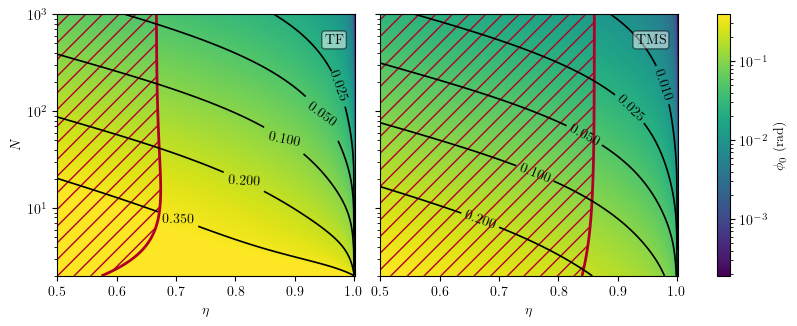

Python code for this plot:
import numpy as np
from qsipy import tfs, tms
from matplotlib import pyplot as plt

from matplotlib import rc
import matplotlib.colors as colors

rc("font", **{"family": "serif", "serif": ["ECGaramond"]})
rc("text", usetex=True)

red = "#B00028"
plt.rc("legend", fontsize=7.5)
plt.rcParams.update({"hatch.color": red})


def cm_to_inch(value):
    return value / 2.54


width = cm_to_inch(20)
height = 0.4 * width


eta = np.linspace(0.5, 0.99999, 500)
N = np.geomspace(2, 1000, 500)

# making the grid
NN, etaa = np.meshgrid(N, eta)

# PART RELATED TO QSIPY FUNCTIONS
# (the rest is only plotting and decoration)
# --------------------------------------------------------------------------------------
phi_tfs = tfs.optimal_phi_vhd(NN, etaa)
res_tfs = tfs.phase_uncertainty_at_optimal_phi_vhd(NN, etaa) * np.sqrt(etaa * NN)

phi_tms = tms.optimal_phi_vhd(NN, etaa)
res_tms = tms.phase_uncertainty_at_optimal_phi_vhd(NN, etaa) * np.sqrt(etaa * NN)
# --------------------------------------------------------------------------------------

cbar_min = min(np.min(phi_tms), np.min(phi_tms))
cbar_max = max(np.max(phi_tms), np.max(phi_tms))

fig, axs = plt.subplots(
    1, 2, sharey="row", figsize=(width, height), constrained_layout=True
)

im = axs[0].pcolormesh(
    etaa,
    NN,
    phi_tfs,
    norm=colors.LogNorm(vmin=cbar_min, vmax=cbar_max),
    shading="auto",
    linewidth=0,
    rasterized=True,
)

contour_sql = axs[0].contourf(
    etaa,
    NN,
    res_tfs,
    [1, 3],
    hatches=["//"],
    colors="none",
)
contour_sql = axs[0].contour(
    etaa,
    NN,
    res_tfs,
    [1],
    linewidths=2,
    colors=red,
)
contours = axs[0].contour(
    etaa,
    NN,
    phi_tfs,
    levels=[0.025, 0.05, 0.1, 0.2, 0.35],
    colors="black",
    linewidths=1.2,
)

xy = [
    (0.98, 190),
    (0.9449675530947794, 93.82878021702504),
    (0.8813556913827655, 51.432385283750364),
    (0.8140227054108216, 18.910097909504202),
    (0.7034042284569137, 7.720602458750363),
]
labels_tfs = axs[0].clabel(contours, fontsize=10, inline_spacing=3, manual=xy)

axs[0].set_yscale("log")
axs[0].set_ylabel("$N$")
axs[0].set_xlabel("$\eta$")
axs[0].text(
    0.95,
    500,
    "TF",
    bbox={"facecolor": "white", "pad": 0.2, "boxstyle": "round", "alpha": 0.5},
)

im = axs[1].pcolormesh(
    etaa,
    NN,
    phi_tms,
    norm=colors.LogNorm(vmin=cbar_min, vmax=cbar_max),
    shading="auto",
    linewidth=0,
    rasterized=True,
)

contour_sql = axs[1].contourf(
    etaa,
    NN,
    res_tms,
    [1, 3],
    hatches=["//"],
    colors="none",
)
contour_sql = axs[1].contour(
    etaa,
    NN,
    res_tms,
    [1],
    linewidths=2,
    colors=red,
)
contours = axs[1].contour(
    etaa,
    NN,
    phi_tms,
    [0.01, 0.025, 0.05, 0.1, 0.2],
    colors="black",
    linewidths=1.2,
)

xy = [
    (0.98, 190),
    (0.9210915176301411, 107.6049879639371),
    (0.8438175587855326, 57.01455901083921),
    (0.7605158316633267, 22.9802416889043),
    (0.6683333066132264, 7.540068568023514),
]
labels_tms = axs[1].clabel(contours, fontsize=10, inline_spacing=3, manual=xy)

axs[1].set_yscale("log")

axs[1].set_xlabel("$\eta$")
axs[1].text(
    0.93,
    500,
    "TMS",
    bbox={"facecolor": "white", "pad": 0.2, "boxstyle": "round", "alpha": 0.5},
)
cb = fig.colorbar(im, ax=axs.flat, shrink=1, location="right")
cb.set_label("$\phi_0$ (rad)")

fig.savefig("figures/qsipy_optimal_phi.png", bbox_inches="tight", pad_inches=0.1)
